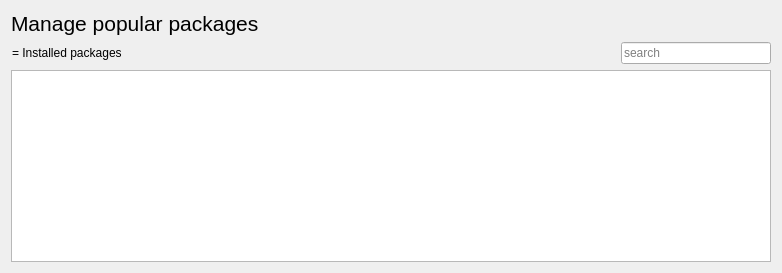
     <widget class="QWidget" name="tabPopular">
      <property name="sizePolicy">
       <sizepolicy hsizetype="Preferred" vsizetype="Expanding">
        <horstretch>0</horstretch>
        <verstretch>0</verstretch>
       </sizepolicy>
      </property>
      <attribute name="title">
       <string>Popular Applications</string>
      </attribute>
      <layout class="QGridLayout" name="gridLayout">
       <item row="3" column="0" colspan="4">
        <widget class="QTreeView" name="treePopularApps">
         <property name="frameShadow">
          <enum>QFrame::Shadow::Raised</enum>
         </property>
         <property name="tabKeyNavigation">
          <bool>true</bool>
         </property>
         <property name="selectionMode">
          <enum>QAbstractItemView::SelectionMode::SingleSelection</enum>
         </property>
        </widget>
       </item>
       <item row="0" column="0" rowspan="2" colspan="2">
        <widget class="QLabel" name="label">
         <property name="text">
          <string>&lt;html&gt;&lt;head/&gt;&lt;body&gt;&lt;p&gt;&lt;span style=&quot; font-size:16pt;&quot;&gt;Manage popular packages&lt;/span&gt;&lt;/p&gt;&lt;/body&gt;&lt;/html&gt;</string>
         </property>
        </widget>
       </item>
       <item row="2" column="3">
        <widget class="QLineEdit" name="searchPopular">
         <property name="minimumSize">
          <size>
           <width>150</width>
           <height>0</height>
          </size>
         </property>
         <property name="maximumSize">
          <size>
           <width>200</width>
           <height>16777215</height>
          </size>
         </property>
         <property name="placeholderText">
          <string>search</string>
         </property>
         <property name="clearButtonEnabled">
          <bool>true</bool>
         </property>
        </widget>
       </item>
       <item row="2" column="2">
        <spacer name="horizontalSpacer">
         <property name="orientation">
          <enum>Qt::Orientation::Horizontal</enum>
         </property>
         <property name="sizeType">
          <enum>QSizePolicy::Policy::Expanding</enum>
         </property>
         <property name="sizeHint" stdset="0">
          <size>
           <width>350</width>
           <height>20</height>
          </size>
         </property>
        </spacer>
       </item>
       <item row="2" column="0" colspan="2">
        <widget class="QPushButton" name="iconInstalledPackages_5">
         <property name="enabled">
          <bool>true</bool>
         </property>
         <property name="sizePolicy">
          <sizepolicy hsizetype="Preferred" vsizetype="Preferred">
           <horstretch>0</horstretch>
           <verstretch>0</verstretch>
          </sizepolicy>
         </property>
         <property name="focusPolicy">
          <enum>Qt::FocusPolicy::NoFocus</enum>
         </property>
         <property name="styleSheet">
          <string notr="true">text-align: left</string>
         </property>
         <property name="text">
          <string>= Installed packages</string>
         </property>
         <property name="icon">
          <iconset theme="package-installed-updated"/>
         </property>
         <property name="autoDefault">
          <bool>false</bool>
         </property>
         <property name="flat">
          <bool>true</bool>
         </property>
        </widget>
       </item>
      </layout>
     </widget>
